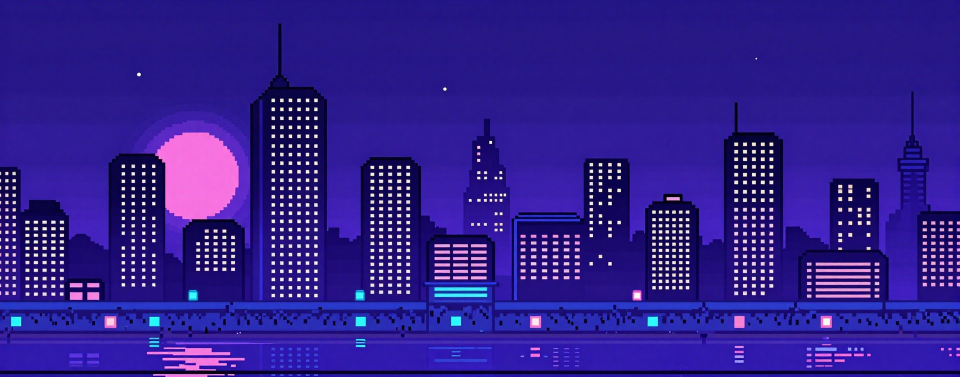
#> input picture web/city.jpg, 1920 x 753 px (shown at 1/2 size)
$ python -i soulforge.py   (imports and definitions only)
#> lines starting #> are read from the running program, lines starting #| are printed output that depends on the picture
### morpheus.py
"""morpheus — generate an image from a prompt via the local ComfyUI server.

Usage:
  python morpheus.py "sleeping Link in bed" --style pixel --out C:\\dev\\talk_zelda
  python morpheus.py "a cozy cabin at dusk" --style none --width 1344 --height 768
  python morpheus.py "make it night, warm light in the windows" --edit output\\cabin_raw.png

Styles add a prompt prefix and, for pixel art, a post-processing pass that snaps the
image onto a real pixel grid with a limited palette (diffusion models only fake it).
The web UI (server.py) uses the same run() as the command line.
"""
import argparse
import asyncio
import json
import random
import re
import threading
import time
import uuid
import urllib.parse
import urllib.request
from io import BytesIO
from pathlib import Path

from PIL import Image

ROOT = Path(__file__).parent
SERVER = "http://127.0.0.1:8188"
COMFY_MODELS = ROOT / "ComfyUI" / "models"
OUTPUT = ROOT / "output"
COMFY_INPUT = ROOT / "ComfyUI" / "input"
COMFY_TEMP = ROOT / "ComfyUI" / "temp"

STYLES = {
    "none": {"label": "No style", "prefix": "", "pixel": None},
    "pixel": {
        "label": "Retro 16-bit",
        "prefix": "16-bit SNES pixel art sprite, retro video game style, clean flat colors, "
                  "crisp outlines, limited palette, plain dark background. ",
        "pixel": {"grid": 128, "colors": 32},
    },
    "gameboy": {
        "label": "Game Boy",
        "prefix": "8-bit Game Boy pixel art, four shades of green, retro handheld game. ",
        "pixel": {"grid": 80, "colors": 4},
    },
    "photo": {"label": "Photo", "prefix": "professional photograph, natural light, sharp focus. ", "pixel": None},
}


# [46 lines left out: functions zimage_workflow, flux2_klein_workflow, not called in this run]


def sdxl_workflow(ckpt: str, sampler: str, scheduler: str, cfg: float, negative: str, prefix: str = ""):
    """Build a workflow function for an SDXL checkpoint (model, text encoders and VAE in one file)."""
    # [12 lines left out: function build, not called in this run]
    return build


# [46 lines left out: functions flux2_klein_edit_workflow, qwen_edit_workflow, not called in this run]


SDXL_NEGATIVE ="lowres, blurry, out of focus, deformed, bad anatomy, bad hands, extra limbs, mutated, watermark, text, logo, signature"

# A model is usable when all its files are present under ComfyUI/models. Entries without a
# workflow are listed so the UI can show what could be added, but cannot be selected yet.
# Every workflow ends in node "10" (SaveImage), which generate() reads the result from.
MODELS = {
    "z-image-turbo": {
        "label": "Z-Image-Turbo",
        "note": "Fastest, Apache 2.0",
        "files": ["diffusion_models/z_image_turbo_bf16.safetensors", "text_encoders/qwen_3_4b.safetensors", "vae/ae.safetensors"],
        "steps": 8,
        "workflow": zimage_workflow,
    },
    "flux2-klein-4b": {
        "label": "FLUX.2 [klein] 4B",
        "note": "Balanced, Apache 2.0",
        "files": ["diffusion_models/flux-2-klein-4b.safetensors", "text_encoders/qwen_3_4b.safetensors", "vae/flux2-vae.safetensors"],
        "steps": 4,
        "workflow": flux2_klein_workflow,
    },
    "noobai-xl": {
        "label": "NoobAI-XL 1.1 (SDXL)",
        "note": "Anime and illustration, understands Danbooru tags",
        "files": ["checkpoints/NoobAI-XL-v1.1.safetensors"],
        "steps": 28,
        "workflow": sdxl_workflow("NoobAI-XL-v1.1.safetensors", "euler_ancestral", "normal", 5.0,
                                  "worst quality, low quality, old, early, " + SDXL_NEGATIVE,
                                  prefix="masterpiece, best quality, newest, absurdres, highres, "),
    },
    "flux2-dev": {"label": "FLUX.2 [dev]", "note": "Top quality, non-commercial", "files": [], "workflow": None},
}


# Edit models take a source image plus an instruction. Same rules as MODELS; the workflow gets the
# image's name in ComfyUI/input and an output size that follows the source's aspect ratio.
EDIT_MODELS = {
    "flux2-klein-4b-edit": {
        "label": "FLUX.2 [klein] 4B",
        "note": "Fast, leaves the rest of the picture alone",
        "files": MODELS["flux2-klein-4b"]["files"],
        "steps": 4,
        "workflow": flux2_klein_edit_workflow,
    },
    "qwen-image-edit-2511": {
        "label": "Qwen-Image-Edit 2511",
        "note": "Best at outfit and detail changes, keeps the person and style; slower",
        "files": ["unet/qwen-image-edit-2511-Q4_K_M.gguf", "loras/Qwen-Image-Edit-2511-Lightning-4steps-V1.0-bf16.safetensors",
                  "text_encoders/qwen_2.5_vl_7b_fp8_scaled.safetensors", "vae/qwen_image_vae.safetensors"],
        "steps": 4,
        "pixel_art": True,  # keeps a pixel-art source's grid and flat colours on its own (Soulforge skips its restyle)
        "workflow": qwen_edit_workflow,
    },
}


def installed(key: str) -> bool:
    m = MODELS.get(key) or EDIT_MODELS[key]
    return m["workflow"] is not None and all((COMFY_MODELS / f).exists() for f in m["files"])


# [92 lines left out: functions call, comfy_up, watch, generate, wait, pixelate, not called in this run]


def slug(text: str) -> str:
    return re.sub(r"[^a-z0-9]+", "_", text.lower()).strip("_")[:40] or "image"


# [102 lines left out: functions run, keep, edit_size, run_edit, main, not called in this run]


# [2 lines that do not run on import are left out]

### soulforge.py
"""Soulforge: agent avatars. A short description becomes a character (name, soul, look), the look is rendered
as a 3x3 grid of candidates in one fixed style, and the user picks one in the chat. A pick is either locked in
as the base image or fine-tuned: then it goes into the middle of the next grid with eight variations around it.

The style is the winner of the 2026-10-30 blind race: NoobAI-XL, pixel-art tags, 832x1216 portrait, waist-up,
unfiltered. Agents live in output/soulforge/<slug>/agent.json, next to their candidates, outside the gallery.
"""
import json
import random
import re
import time
from pathlib import Path

from PIL import Image, ImageChops, ImageDraw, ImageFont

import morpheus

ROOT = morpheus.OUTPUT / "soulforge"
WIDTH, HEIGHT = 832, 1216
GRID = 9
STEPS = 20  # same-seed test at 28/20/16: 20 holds the quality of 28 at 9.6 s instead of 14 s; 16 got muddy

STYLE = ("pixel art, 16-bit, retro game sprite, {look}, solo, cowboy shot, standing, from waist up, arms at sides, "
         "straight-on, head in upper third, whole head visible, top of head visible, hair fully visible, wide shot, "
         "centered, facing viewer, looking at viewer, visible mouth, lips, fully clothed, limited palette, simple background")
# exclusions only work here: "halo-free" in the positive prompt painted halos (race round 3)
NEGATIVE = ("worst quality, low quality, halo, multiple views, 2girls, 2boys, multiple persons, clone, reference sheet, "
            "character sheet, multiple heads, inset, cropped head, cropped hair, close-up, arms up, hand on head, "
            "text, logo, letters, name tag, english text, child, loli, shota, aged down, " + morpheus.SDXL_NEGATIVE)
workflow = morpheus.sdxl_workflow("NoobAI-XL-v1.1.safetensors", "euler_ancestral", "normal", 5.0, NEGATIVE,
                                  prefix="masterpiece, best quality, absurdres, ")
#> further down, picture is the input picture: PIL image 1920x753 RGB; mean R, G, B 49.6, 30.8, 142


def prompt(look: str) -> str:
    return STYLE.format(look=look.strip().strip(","))


def slug(name: str) -> str:
    return re.sub(r"[^a-z0-9]+", "-", name.lower()).strip("-")[:32] or "agent"


# [41 lines left out: functions folder, load, save, agents, create, not called in this run]


def figure_top(picture: Image.Image) -> float:
    """Where she starts, as a share of the height: everything unlike the border's colour counts as her.

    NoobAI draws about one in three "wide shot"s as a tiny figure in a sea of backdrop (her top at 0.37-0.49 of
    the height); the usable ones start in the top tenth.
    """
    from PIL import ImageChops, ImageFilter
    small = picture.convert("RGB").resize((picture.width // 8, picture.height // 8))
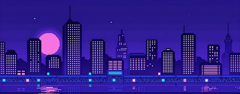
#> small: PIL image 240x94 RGB; mean R, G, B 49.5, 30.8, 141.9
    w, h = small.size
#> w = 240; h = 94
    border = [small.getpixel((x, 0)) for x in range(w)] + [small.getpixel((x, y)) for y in range(h) for x in (0, w - 1)]
#> border = 428 items, first 6: (36, 20, 134), (35, 22, 133), (36, 22, 135), (35, 21, 133), (34, 21, 132), (35, 21, 130)
    bg = tuple(sorted(c[i] for c in border)[len(border) // 2] for i in range(3))
#> bg = (35, 21, 133)
    mask = ImageChops.difference(small, Image.new("RGB", small.size, bg)).convert("L")
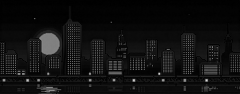
#> mask: PIL image 240x94 L; min 0, max 216, mean 16.5
    box = mask.point(lambda v: 255 if v > 38 else 0).filter(ImageFilter.MinFilter(3)).getbbox()
#> box = (27, 34, 216, 94)
    return box[1] / h if box else 1.0


SMALL = 0.25  # a figure starting lower than this is drawn again
REROLLS = 2


# [27 lines left out: function render_grid, not called in this run]


# img2img denoise: close variations, a visible change, or room to try new ideas. At 0.6 the source's big shapes
# (silhouette, hair outline, cape) still won: eight looks with a bob, a ponytail, a braid all came out long-haired.
STRENGTH = {"slight": 0.5, "strong": 0.75, "bold": 0.85}


# [46 lines left out: functions variation_workflow, render_variations, not called in this run]


EDIT_MODEL = "flux2-klein-4b-edit"
# Qwen-Image-Edit reads the picture with a vision model before it edits: outfit changes keep her face, pose and
# the clothing's shape where Klein repainted the whole torso; Klein stays for when it isn't installed
EDIT_MODELS = ["qwen-image-edit-2511", EDIT_MODEL]


def edit_model() -> str:
    return next(m for m in EDIT_MODELS if morpheus.installed(m))


UNCHANGED = 0.002  # an edit touching less than this share of the picture counts as not done


def changed_share(mask: Image.Image) -> float:
    return sum(mask.point(lambda v: 1 if v > 128 else 0).getdata()) / (mask.width * mask.height)


# Small additions get a zoomed crop: at the whole picture's scale headphones around the neck are a few dozen pixels
# and came out as two brown blobs; on the crop (about 2x) Qwen drew the orange pair with its band. The windows are
# share of width and of height, from where the figure starts (a waist-up portrait: the head in the upper third).
FOCUS = {"head": (0.1, -0.12, 0.9, 0.42), "neck": (0.12, 0.08, 0.88, 0.55)}  # generous: dark hair on a dark
# backdrop starts up to a tenth higher than figure_top() sees


# [60 lines left out: functions focus_box, polish, not called in this run]


# Klein paints smooth and glossy; the pixel-art model inpaints the changed area in the style, keeping its shapes.
# A full-picture pass at 0.45 left the gloss and greyed the face around it (2026-10-30), hence a masked inpaint.
RESTYLE = 0.65


# [58 lines left out: functions restyle, edit_palette, change_mask, undo, restore, not called in this run]


# Idle animation: expression overlays of the base. Each holds only its feature's changed pixels, so the page can
# stack any of them on the base (a blush while blinking) without a seam. Klein only finds the eyes and the mouth;
# the expressions are drawn from her own pixels, the way a pixel artist would: every Klein blink and smirk, even on
# a close-up, changed her (eyeshadow lids, a grin with other lips) or didn't line up.
KEEP = (" Change nothing else: same face shape, same hair, same lip colour, same pose, same colours, same pixel art "
        "style, same framing.")
EXPRESSIONS = {  # the whole picture: where it changes most is where her eyes are
    "closed": "Close both of her eyes completely, eyelids shut with long dark lashes, a calm resting face." + KEEP,
}
# a close-up of the face, blown up to the model's size with its big pixels intact: where it changes is her mouth
FIND_MOUTH = ("A faint smirk: one corner of her mouth lifts slightly. Her lips keep exactly the same size, shape and "
              "colour; no teeth, no wider mouth. This is a close-up of a 16-bit pixel art face: keep the big square "
              "pixels, the flat colours and the exact palette. Change nothing else.")


# The body rig: Klein paints a region pure green and the green is keyed out. A segmentation model (BiRefNet) took
# the whole picture for foreground, swirls and all; asking the edit model works on any busy background.
GREEN = " flat solid pure green (#00FF00)"
KEYS = {
    "key_figure": "Replace the entire background behind the character with" + GREEN + ": everything that is not the "
                  "character becomes pure green, including any moon, halo, rings, stars, swirls or decorations behind "
                  "her. Keep the character, hair, clothes exactly the same.",
    "key_hair": "Paint all of her hair, every strand and every coloured streak," + GREEN + ". Change nothing else.",
    "key_cloak": "Paint her whole cloak or cape, with its hood, collar and lining," + GREEN + ". Change nothing else.",
    "plate": "Remove the woman completely, with her hair, cloak and body: nothing of her remains, no silhouette, no "
             "shadow. Continue the background pattern seamlessly through the space where she stood, same colours, "
             "same pixel art style.",
}
BLOCK = 6  # the art's pixel size at 832 wide (measured on the race winners: the step autocorrelation peaks at 6)
TRIES = 3  # Klein is random: one key took the moon for part of her, one plate left a black silhouette
IDLE_STEPS = ["find the eyes", "find the mouth", *[f"{k} {n + 1}" for k in KEYS for n in range(TRIES)],
              "her motif", "her world", "rig"]

# Her scene: the page puts her, cut out, on a shared parallax backdrop; between the two floats her own motif
# (Morpheus's moon), drawn by FLUX.2 Klein on green. NoobAI painted whole green-tinted scenes for "isolated", and
# Klein given her look drew her instead of an emblem: the motif is its own one-line description of one object.
MOTIF = ("16-bit SNES pixel art, retro video game art, clean flat colors, crisp dark outlines, limited palette. "
         "{motif} "
         "The object is isolated in the middle of the picture, fully visible with empty space around it, on a flat "
         "solid pure green (#00FF00) background. Nothing else, no ground, no scenery, no text.")


# [72 lines left out: functions keyed, vote, best_plate, rig, klein, not called in this run]


def expression(agent: dict, name: str, source: Image.Image, live=None) -> Image.Image:
    """One raw Klein edit of the base (the eye finder, a key or the plate)."""
    return klein(agent, {**EXPRESSIONS, **KEYS}[name], source, live)


# [215 lines left out: functions close_up, skin_tone, eye_pair, eye_frame, pixel_eyes, lips and 2 more, not called in this run]


# Arm poses: Klein draws her with a raised arm; only the arm's region is kept, on the art's grid. Opaque pixels
# are her posed arm, half-transparent ones are where the posed picture shows background (where her arm hung before,
# now empty): the page hides her there, so on a scene the backdrop shows through.
POSES = {
    "wave": "She raises her right hand beside her face and waves hello, palm open toward the viewer, a friendly wave.",
    "chin": "She raises her right hand and rests her curled index finger thoughtfully against her chin, pondering.",
    "heart": "She lays her right hand flat over her heart on her chest, a tender, touched gesture.",
}
POSE_TRIES = 2
# [1 line not run here, left out]


# [129 lines left out: functions pose_score, arm_pose, blob, soft_box, blush, key_out and 1 more, not called in this run]


# Her world: a backdrop of her own besides the shared themes, three layers Klein paints from Claude's three lines
# (agent["world"]), and the light the page casts on her taken from its sky
WORLD_PX = "16-bit SNES pixel art, retro video game art, clean flat colors, crisp dark outlines, limited palette. "
WORLD_GREEN = " Everything above them is a flat solid pure green (#00FF00) background. No text, no people."
WORLD_WHERE = {"sky": " A wide sky panorama, no ground.", "far": " Along the bottom third of the picture.",
               "near": " Nearly black silhouettes, only along the very bottom and the two side edges of the picture."}


# [165 lines left out: functions world_light, layer_score, world, idle, sheet, not called in this run]

>>> from PIL import Image
>>> picture = Image.open('web/city.jpg')
>>> result = figure_top(picture)
#> result = 0.362

$ run again, on web/city.png
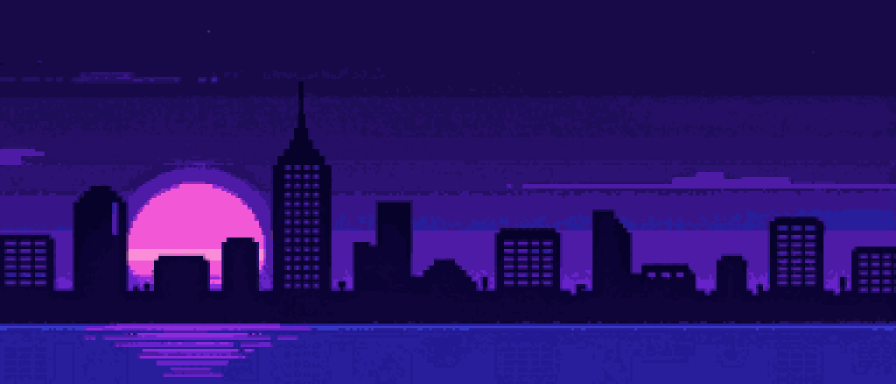
#> input picture web/city.png, 1792 x 768 px (shown at 1/2 size)
#> picture is the input picture: PIL image 1792x768 RGB; mean R, G, B 39.7, 17.3, 104.3
#> in figure_top, `small = picture.convert("RGB").resize((picture.width // 8, picture.hei..`:
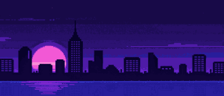
#> small: PIL image 224x96 RGB; mean R, G, B 39.7, 17.3, 104.3
#> border = 416 items, first 6: (24, 10, 72), (24, 10, 72), (24, 10, 72), (24, 10, 72), (24, 10, 72), (24, 10, 72)
#> bg = (24, 10, 72)
#> in figure_top, `mask = ImageChops.difference(small, Image.new("RGB", small.size, bg))...`:
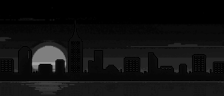
#> mask: PIL image 224x96 L; min 0, max 167, mean 15.5
#> box = (15, 46, 209, 93)
#> result = 0.479
